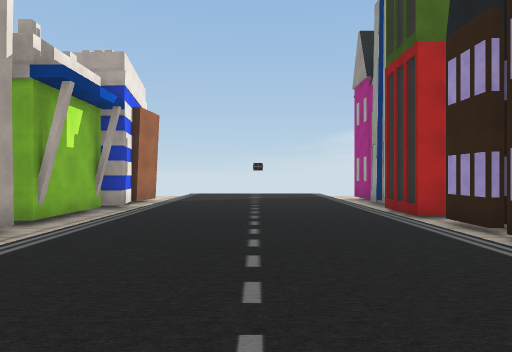
View 1 (above)

16 first-person views from a walk through a Unity game level. The camera is 1.5 m above the floor, looks level and sees 75° across. The floor is counted in squares, 2 m on a side. Each view is taken from the middle of a square. On the plan, view 1 faces up. The plan holds only what a view shows up to about 11 squares ahead; the rest is blank. The place goes on beyond the plan. The player character is not drawn. Some surface patterns are stand-ins.

View 2
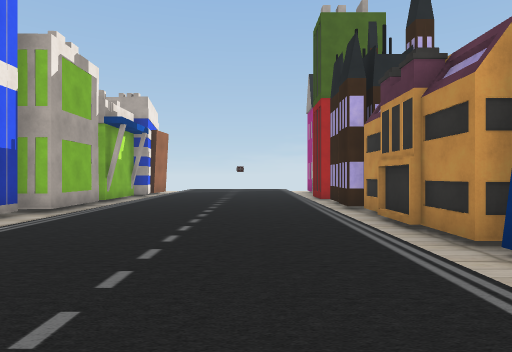

View 3
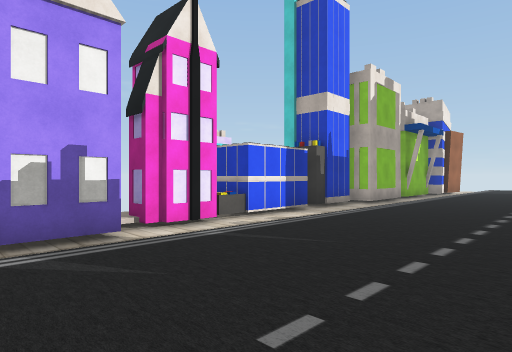

View 4
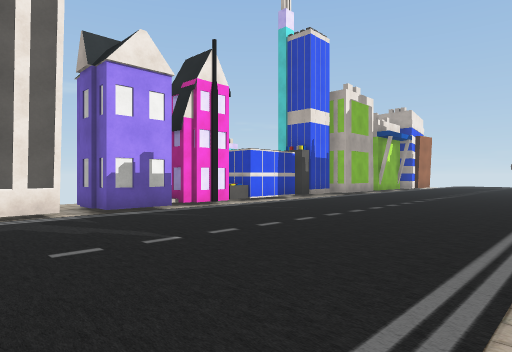

View 5
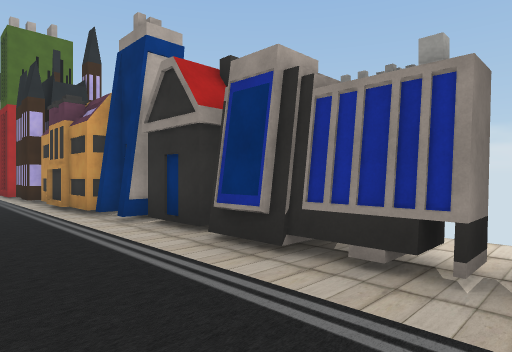

View 6
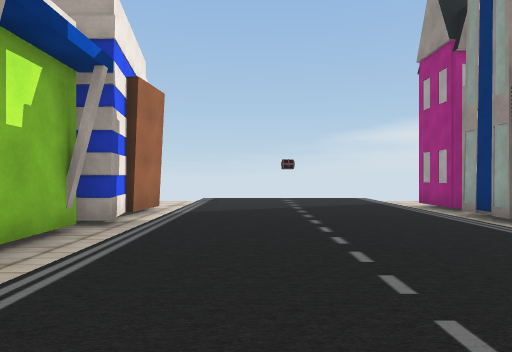

View 7
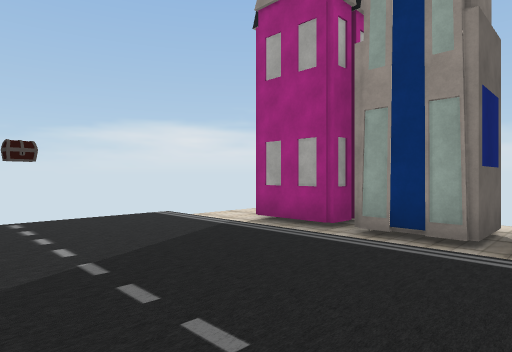

View 8
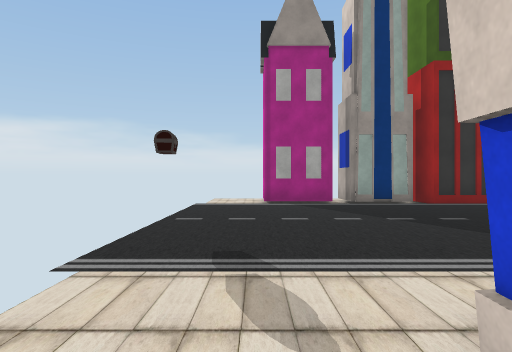

View 9
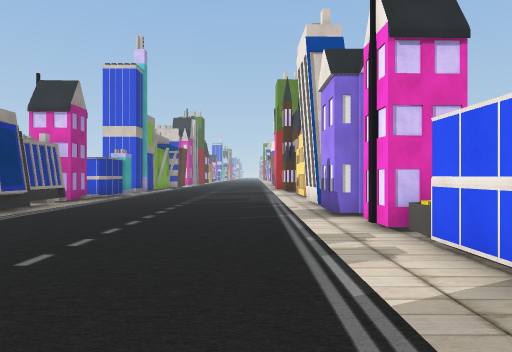

View 10
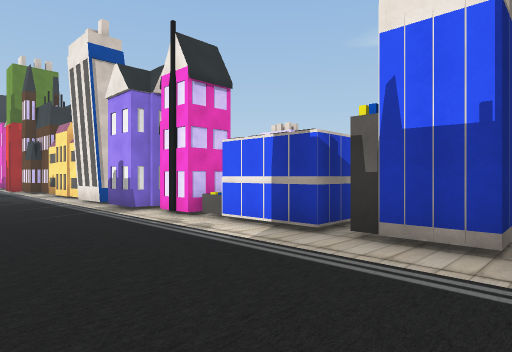

View 11
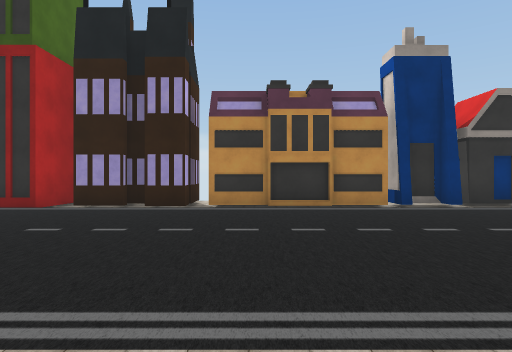

View 12
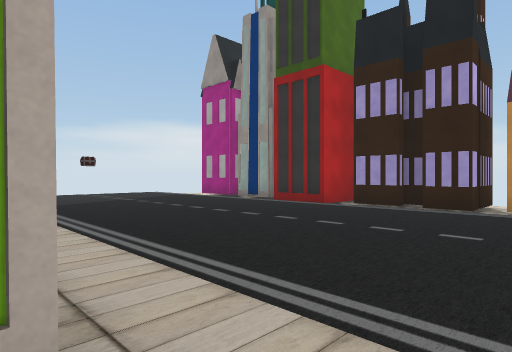

View 13
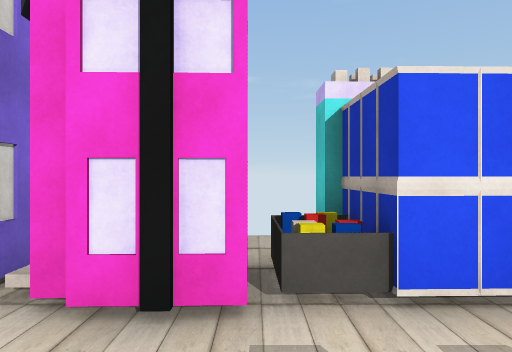

View 14
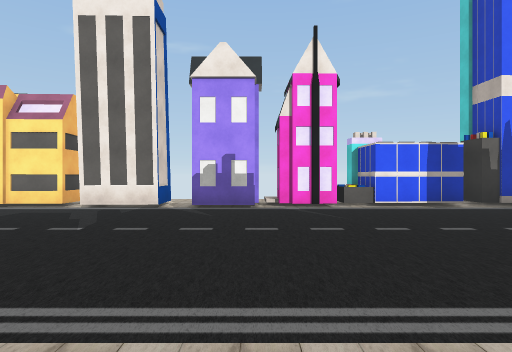

View 15
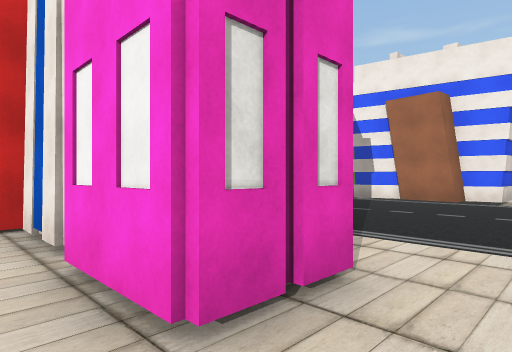

View 16
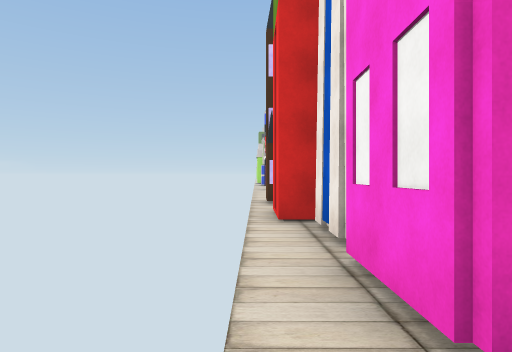

### Floor plan
Key: @ floor where view 1 was taken; # wall or solid block; . main floor; - floor 0.25 m lower than the main floor; / step, stairs or slope; H house; O other object.
Columns run from 6 left of view 1 to 6 right of it. Each row starts with its distance up from view 1.
 14   -/.....----
 13  --/.....----
 12  ##/.....-#H-
 11   #/.....-##-
 10   #/.....-##-
  9   #/.....-##-
  8   #/.....-##-
  7   #/.....-##-
  6   #/.....-##-
  5   #/.....-##-
  4   #/.....-##-
  3  ##/.....-#--
  2  #-/.....-#
  1  #-/.....-#
  0  #-/..@..-#
 -1   -/.....-#-
 -2 #O-/.....-#-
 -3 -##/.....-#
 -4  H#/.....-#O
 -5 -##/.....--
 -6 -H#/.....-#
 -7 -##/.....-#
 -8  -#/.....-O-
 -9   #/.....-#H

Where each view was taken, in squares from view 1:
view 1: 0 up, 0 right, facing up
view 2: 5 down, 1 right, facing up
view 3: 7 down, 1 right, facing up-left
view 4: 9 down, 3 right, facing up-left
view 5: 9 down, 1 right, facing up-right
view 6: 3 up, 1 left, facing up
view 7: 8 up, 1 left, facing up-right
view 8: 13 up, 5 left, facing right
view 9: 2 up, 2 left, facing down
view 10: 3 up, 0 right, facing down-left
view 11: 2 up, 4 left, facing right
view 12: 2 up, 4 left, facing up-right
view 13: 3 down, 2 left, facing left
view 14: 5 down, 4 right, facing left
view 15: 14 up, 6 right, facing down-left
view 16: 14 up, 6 right, facing down
